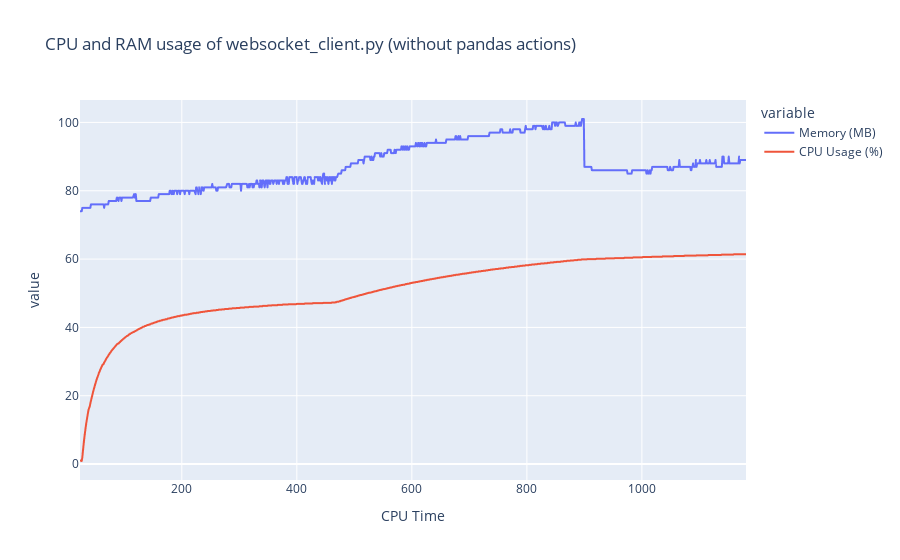

Notebook code cell kept with this figure:
### Code cell
fig = px.line(data_frame=df_log_websocket, x=df_log_websocket.index, y=df_log_websocket.columns, title="CPU and RAM usage of websocket_client.py (without pandas actions)")
fig.show()

### Figure 1 — Plotly figure (JSON) as saved in the notebook; plotly's stock layout.template omitted (floating-point values rounded to 4 significant figures; data arrays with more than 128 entries replaced by an {"elided": "..."} marker saying what was removed)
{"data": [{"hovertemplate": "variable=Memory (MB)<br>CPU Time=%{x}<br>value=%{y}<extra></extra>", "legendgroup": "Memory (MB)", "line": {"color": "#636efa", "dash": "solid"}, "marker": {"symbol": "circle"}, "mode": "lines", "name": "Memory (MB)", "showlegend": true, "type": "scattergl", "x": {"elided": "1117 int values"}, "xaxis": "x", "y": {"elided": "1117 int values"}, "yaxis": "y"}, {"hovertemplate": "variable=CPU Usage (%)<br>CPU Time=%{x}<br>value=%{y}<extra></extra>", "legendgroup": "CPU Usage (%)", "line": {"color": "#EF553B", "dash": "solid"}, "marker": {"symbol": "circle"}, "mode": "lines", "name": "CPU Usage (%)", "showlegend": true, "type": "scattergl", "x": {"elided": "1117 int values"}, "xaxis": "x", "y": {"elided": "1117 float values"}, "yaxis": "y"}], "layout": {"legend": {"title": {"text": "variable"}, "tracegroupgap": 0}, "title": {"text": "CPU and RAM usage of websocket_client.py (without pandas actions)"}, "xaxis": {"anchor": "y", "domain": [0, 1], "title": {"text": "CPU Time"}}, "yaxis": {"anchor": "x", "domain": [0, 1], "title": {"text": "value"}}}}
